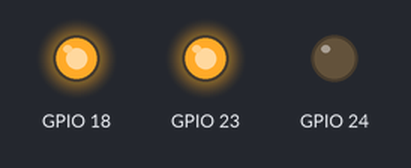
Simulated run of this program. Board: Raspberry Pi (BCM pin numbers). Shown: output pins drawn as LEDs (lit = HIGH). At 3.0 s the program stops and its outputs stay as they are.

Above: at 0.1 s.
At 3.1 s:
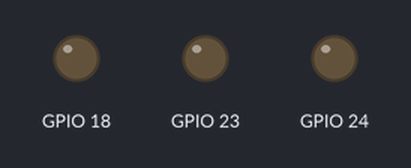
Timing chart, 0 to 4.5 s (numbered marks = the images above):
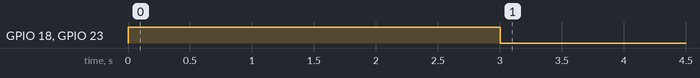

The program:

success0323_3.py
```python
import RPi.GPIO as GPIO
import time

GPIO.setmode(GPIO.BCM)
GPIO.setup(18,GPIO.OUT)
GPIO.setup(23,GPIO.OUT)
GPIO.setup(24,GPIO.OUT)

GPIO.output(18,True)
GPIO.output(23,True)
GPIO.output(24,False)

time.sleep(3)
GPIO.cleanup()
```

Measured:
- by itself, GPIO 18, GPIO 23: LOW → HIGH at 0.00 s, → LOW 3.0 s later
